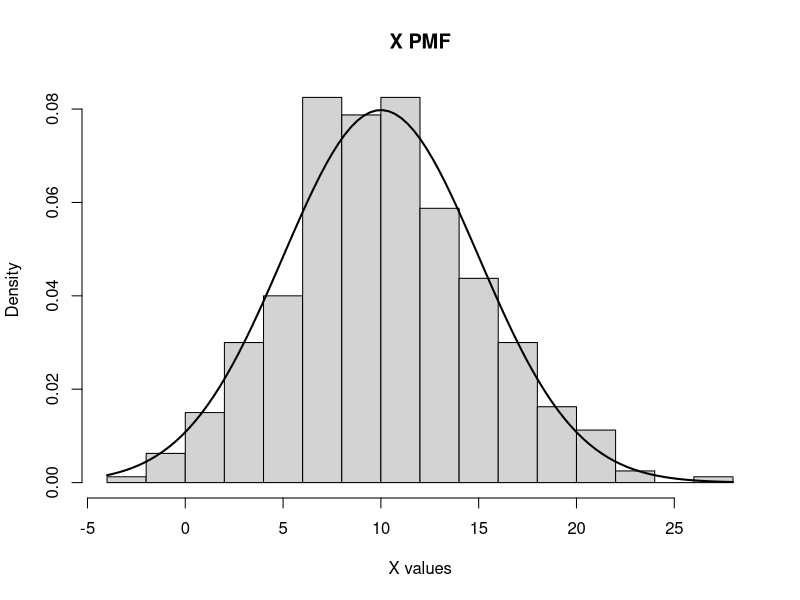
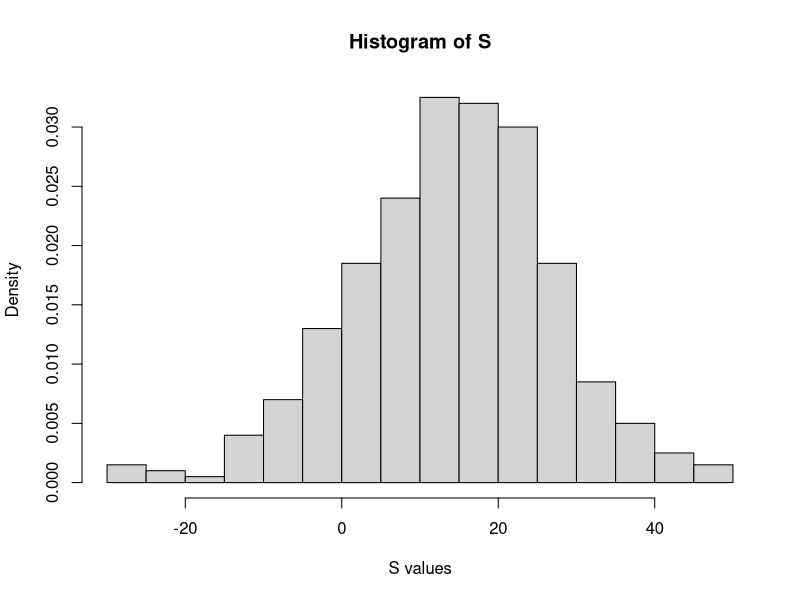
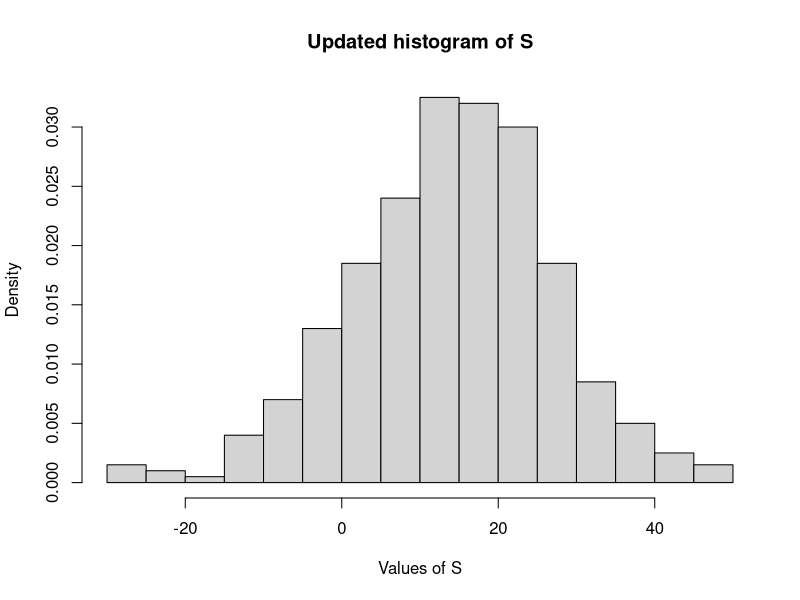

The R source for these figures, in order: (Note: this script raises an error after producing the figures.)
#Lab sheet 2

#Problem 1 
# a)
# X
set.seed(123)
X <- rnorm(400, mean = 10, sd = 5)

#Histogram
hist(X, breaks = 15, prob = TRUE, main = "X PMF", xlab = "X values")

# Comparison with normal curve
curve(dnorm(x, mean = 10, sd = 5), add = TRUE, lwd = 2)


# b)
# Y
Y <- rnorm(400, mean = 24, sd = 12)

#Computing S
S <- Y - X

#Histogram of S
hist(S, breaks = 15, prob = TRUE, main = "Histogram of S", xlab = "S values")


# c)
#Mean and std dev of S
Mean.of.S <- 24 - 10
Stddev.of.S <- sqrt(12^2 + 5^2)

#Comparison with updated histogram of S with curve of PMF
hist(S, breaks = 15, prob = TRUE, main = "Updated histogram of S", xlab = "Values of S")
curve(dnorm(x, mean = mu_S, sd = sigma_S), add = TRUE, lwd = 2)

# d)
#chi squared test? Maybw use GBT for this one?

#Problem 2 
# a)
#Setup of the expirement, as explained in the Problem
n <- 5
P <- runif(1, 0, 1)
B <- rbinom(1, size = n, prob = P)

#Outcome of the expirement X
X <- B + 1

#P and X sample vectors
Sample.of.P <- numeric(1000)
Sample.of.X <- numeric(1000)

#Completing the experiment 1000 times
for(i in 1:1000) {
  Sample.of.P[i] <- runif(1, 0, 1) # Generate P
  Sample.of.X[i] <- rbinom(1, size = n, prob = Sample.of.P[i]) + 1 # Generate X
}

#Histogram for Sample.of.P
hist(Sample.of.P, main="Histogram of sample of P", xlab="P values")

#histogram for sample of x with breaks
hist(Sample.of.X, breaks=c(0.5:6.5), main="Histogram of sample of X", xlab="X values")



# b)
# Computing the frequences of each outcome in sample of X
frequences.observed <- table(Xsample) 
proportions <- frequences.observed / length(Xsample)
proportions



# c)
#Assuming we already have the proportions
#Check if all proportions are approximately equal to 1/6
uniform <- all(abs(proportions - 1/6) < 0.05) #Allow some tolerance
uniform
#true so yeah it is a uniform 

# d)
#what about different values of n
claimtest <- function(n, num_trials = 1000) {
  Sample.of.P <- runif(num_trials, 0, 1)
  Sample.of.X <- rbinom(num_trials, size = n, prob = Sample.of.P) + 1
  proportions <- table(Sample.of.X) / length(Sample.of.X)
  hist(Sample.of.X, breaks = seq(0.5, max(Sample.of.X)+0.5, by = 1), main = paste("n =", n))
  return(all(abs(proportions - 1/(n+1)) < 0.05))
}


#n smaller than 5
claimtest(n = 3)
#Again is uniform 

#n greater than 5
claimtest(n = 20)
#now for n > 5 is uniform 
